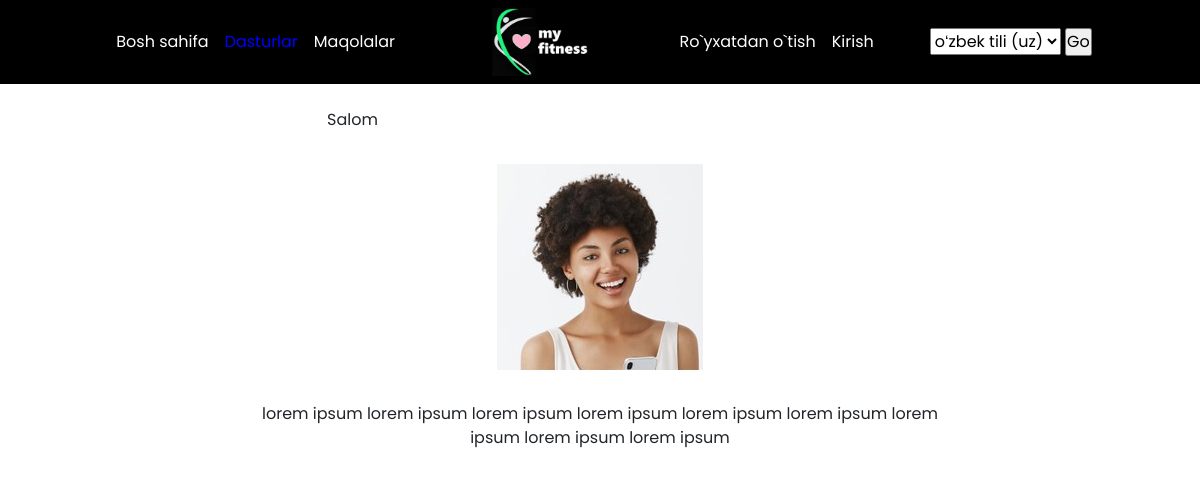
The page /programm_detail/hello/ on the database its author committed.
### fitness_app/models.py (models this page shows, shortened)
class FitnessProgramm(models.Model):
    CHOICES_1 = (
        ('Pas daraja', 'Pas daraja'),
        ('Vashee qiyin daraja', 'Vashee qiyin daraja'),
        ('O\'rtancha daraja', 'O\'rtancha daraja'),
        ('Kotta daraja', 'Kotta daraja'),
    )
    CHOICES_2 = (
        ('Ozish', 'Ozish'),
        ('Kachka', 'Kachka'),
    )
    CHOICES_3 = (
        ('Ayol', 'Ayol'),
        ('Erkak', 'Erkak'),
    )
    CHOICES_4 = (
        ('Qo\'l', 'Qo\'l'),
        ('Ko\'krak', 'Ko\'krak'),
        ('Bel', 'Bel'),
        ('Qorin', 'Qorin'),
        ('Oyoq', 'Oyoq'),
    )
    slug = models.SlugField()
    title = models.CharField(max_length=255)
    picture = models.ImageField(upload_to='fitness_programm/')
    context = RichTextUploadingField()
    intensity = models.CharField(max_length=255, choices=CHOICES_1, blank=True, null=True)
    type = models.CharField(max_length=100, choices=CHOICES_2, blank=True, null=True)
    gender = models.CharField(max_length=50, choices=CHOICES_3, blank=True, null=True)
    part_of_body = models.CharField(max_length=100, choices=CHOICES_4, blank=True, null=True, )

### fitness_app/views.py (the view)
# urls.py: path('programm_detail/<slug:slug>/', views.programm_detail_page, name="programm_detail"),
def programm_detail_page(request, slug):
    programm = FitnessProgramm.objects.get(slug=slug)
    context = {
        'programm': programm,
        'prog': 'active',
    }
    if request.user.is_authenticated:
        is_liked = Favorite.objects.filter(favorite_slug=slug, user=request.user).exists()
        is_liked = 'solid' if is_liked else 'regular'
    else:
        is_liked = None
    context['is_liked'] = is_liked
    return render(request, 'programm_detail.html', context)

### templates/programm_detail.html (shortened to what this page needs)
{% extends 'main.html' %}
{% load static %}
{% block content %}
<section class="container mt-4">
    <div class="row justify-content-center">
        <div class="col-12 col-md-8 col-lg-6">
          <div class="d-flex justify-content-between align-items-center mb-3">
            <p class="text-center" id="title_text">{{ programm.title }}</p>
          </div>
          <center>
            <img src="/media/{{ programm.picture }}" class="img-fluid">
          </center>
        </div>
        <div class="col-12 col-md-8 mt-3 p_content">
            <p>
                {{ programm.context | safe }}
            </p>
        </div>
    </div>
</section>
{% endblock %}

### static/css/style.css (style rules this page uses)
* { margin: 0; padding: 0; box-sizing: border-box; font-family: 'Poppins', sans-serif; }
.p_content p { text-align: center; }

### rows shown on the page
FitnessProgramm: title "Salom", picture (picture), context "lorem ipsum lorem ipsum lorem ipsum lorem ipsum lorem ipsum lorem ipsum lorem ipsum lorem ipsum lorem ipsum"

### other values the page prints
form field language "oʻzbek tili (uz)"
